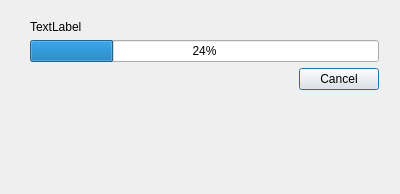
<?xml version="1.0" encoding="UTF-8"?>
<ui version="4.0">
 <class>MeasurementProgDlgClass</class>
 <widget class="QDialog" name="MeasurementProgDlgClass">
  <property name="geometry">
   <rect>
    <x>0</x>
    <y>0</y>
    <width>400</width>
    <height>194</height>
   </rect>
  </property>
  <property name="windowTitle">
   <string>Impedance Measurement Progress</string>
  </property>
  <widget class="QWidget" name="verticalLayoutWidget">
   <property name="geometry">
    <rect>
     <x>19</x>
     <y>9</y>
     <width>371</width>
     <height>181</height>
    </rect>
   </property>
   <layout class="QVBoxLayout" name="verticalLayout">
    <item>
     <widget class="QLabel" name="lblStatus">
      <property name="text">
       <string>TextLabel</string>
      </property>
     </widget>
    </item>
    <item>
     <widget class="QProgressBar" name="progressBar">
      <property name="value">
       <number>24</number>
      </property>
     </widget>
    </item>
    <item>
     <layout class="QHBoxLayout" name="horizontalLayout">
      <item>
       <spacer name="horizontalSpacer">
        <property name="orientation">
         <enum>Qt::Horizontal</enum>
        </property>
        <property name="sizeHint" stdset="0">
         <size>
          <width>40</width>
          <height>20</height>
         </size>
        </property>
       </spacer>
      </item>
      <item>
       <widget class="QPushButton" name="btnCancel">
        <property name="text">
         <string>Cancel</string>
        </property>
       </widget>
      </item>
     </layout>
    </item>
    <item>
     <spacer name="verticalSpacer">
      <property name="orientation">
       <enum>Qt::Vertical</enum>
      </property>
      <property name="sizeHint" stdset="0">
       <size>
        <width>20</width>
        <height>40</height>
       </size>
      </property>
     </spacer>
    </item>
   </layout>
  </widget>
 </widget>
 <layoutdefault spacing="6" margin="11"/>
 <resources/>
 <connections/>
</ui>
